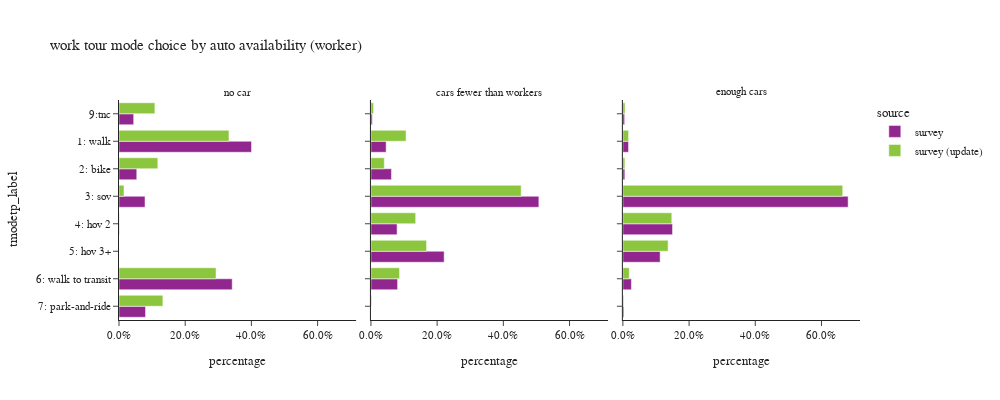

Notebook code cell kept with this figure:
### Code cell
plot_mode_choice(wk_tour.loc[wk_tour['auto_available_worker']!="no worker"],"auto_available_worker",
                 {"auto_available_worker":["no car", "cars fewer than workers","enough cars"],
                     "tmodetp_label":["1: walk","2: bike","3: sov","4: hov 2","5: hov 3+","6: walk to transit",
                                      "7: park-and-ride","8: school bus","9: other–survey only"]},
                 "auto availability (worker)",3,400,1000)

### Figure 1 — Plotly figure (JSON) as saved in the notebook; plotly's stock layout.template omitted (floating-point values rounded to 4 significant figures)
{"data": [{"alignmentgroup": "True", "customdata": [[51], [26], [3], [2], [91], [7], [6]], "hovertemplate": "source=survey<br>auto_available_worker=no car<br>percentage=%{x}<br>tmodetp_label=%{y}<br>sample count=%{customdata[0]}<extra></extra>", "legendgroup": "survey", "marker": {"color": "#91268F", "pattern": {"shape": ""}}, "name": "survey", "offsetgroup": "survey", "orientation": "h", "showlegend": true, "textposition": "auto", "type": "bar", "x": [0.4004, 0.05369, 0.07859, 0.0008123, 0.342, 0.08017, 0.04435], "xaxis": "x", "y": ["1: walk", "2: bike", "3: sov", "4: hov 2", "6: walk to transit", "7: park-and-ride", "9:tnc"], "yaxis": "y"}, {"alignmentgroup": "True", "customdata": [[36], [41], [108], [42], [16], [65], [2]], "hovertemplate": "source=survey<br>auto_available_worker=cars fewer than workers<br>percentage=%{x}<br>tmodetp_label=%{y}<br>sample count=%{customdata[0]}<extra></extra>", "legendgroup": "survey", "marker": {"color": "#91268F", "pattern": {"shape": ""}}, "name": "survey", "offsetgroup": "survey", "orientation": "h", "showlegend": false, "textposition": "auto", "type": "bar", "x": [0.04592, 0.06198, 0.5073, 0.07896, 0.2212, 0.08052, 0.004108], "xaxis": "x2", "y": ["1: walk", "2: bike", "3: sov", "4: hov 2", "5: hov 3+", "6: walk to transit", "9:tnc"], "yaxis": "y2"}, {"alignmentgroup": "True", "customdata": [[54], [40], [852], [127], [62], [95], [10], [4]], "hovertemplate": "source=survey<br>auto_available_worker=enough cars<br>percentage=%{x}<br>tmodetp_label=%{y}<br>sample count=%{customdata[0]}<extra></extra>", "legendgroup": "survey", "marker": {"color": "#91268F", "pattern": {"shape": ""}}, "name": "survey", "offsetgroup": "survey", "orientation": "h", "showlegend": false, "textposition": "auto", "type": "bar", "x": [0.01706, 0.005897, 0.6805, 0.15, 0.1125, 0.02572, 0.002991, 0.005327], "xaxis": "x3", "y": ["1: walk", "2: bike", "3: sov", "4: hov 2", "5: hov 3+", "6: walk to transit", "7: park-and-ride", "9:tnc"], "yaxis": "y3"}, {"alignmentgroup": "True", "customdata": [[61], [28], [5], [2], [93], [8], [9]], "hovertemplate": "source=survey (update)<br>auto_available_worker=no car<br>percentage=%{x}<br>tmodetp_label=%{y}<br>sample count=%{customdata[0]}<extra></extra>", "legendgroup": "survey (update)", "marker": {"color": "#8CC63E", "pattern": {"shape": ""}}, "name": "survey (update)", "offsetgroup": "survey (update)", "orientation": "h", "showlegend": true, "textposition": "auto", "type": "bar", "x": [0.3322, 0.1173, 0.01512, 0.001265, 0.2931, 0.1326, 0.1084], "xaxis": "x", "y": ["1: walk", "2: bike", "3: sov", "4: hov 2", "6: walk to transit", "7: park-and-ride", "9:tnc"], "yaxis": "y"}, {"alignmentgroup": "True", "customdata": [[39], [42], [131], [50], [18], [71], [2], [2]], "hovertemplate": "source=survey (update)<br>auto_available_worker=cars fewer than workers<br>percentage=%{x}<br>tmodetp_label=%{y}<br>sample count=%{customdata[0]}<extra></extra>", "legendgroup": "survey (update)", "marker": {"color": "#8CC63E", "pattern": {"shape": ""}}, "name": "survey (update)", "offsetgroup": "survey (update)", "orientation": "h", "showlegend": false, "textposition": "auto", "type": "bar", "x": [0.1061, 0.04034, 0.4538, 0.1351, 0.1681, 0.08637, 0.002086, 0.008015], "xaxis": "x2", "y": ["1: walk", "2: bike", "3: sov", "4: hov 2", "5: hov 3+", "6: walk to transit", "7: park-and-ride", "9:tnc"], "yaxis": "y2"}, {"alignmentgroup": "True", "customdata": [[55], [34], [873], [124], [67], [89], [10], [5]], "hovertemplate": "source=survey (update)<br>auto_available_worker=enough cars<br>percentage=%{x}<br>tmodetp_label=%{y}<br>sample count=%{customdata[0]}<extra></extra>", "legendgroup": "survey (update)", "marker": {"color": "#8CC63E", "pattern": {"shape": ""}}, "name": "survey (update)", "offsetgroup": "survey (update)", "orientation": "h", "showlegend": false, "textposition": "auto", "type": "bar", "x": [0.0172, 0.006044, 0.6642, 0.1478, 0.1365, 0.0192, 0.002659, 0.006426], "xaxis": "x3", "y": ["1: walk", "2: bike", "3: sov", "4: hov 2", "5: hov 3+", "6: walk to transit", "7: park-and-ride", "9:tnc"], "yaxis": "y3"}], "layout": {"annotations": [{"font": {}, "showarrow": false, "text": "no car", "x": 0.16, "xanchor": "center", "xref": "paper", "y": 1, "yanchor": "bottom", "yref": "paper"}, {"font": {}, "showarrow": false, "text": "cars fewer than workers", "x": 0.5, "xanchor": "center", "xref": "paper", "y": 1, "yanchor": "bottom", "yref": "paper"}, {"font": {}, "showarrow": false, "text": "enough cars", "x": 0.84, "xanchor": "center", "xref": "paper", "y": 1, "yanchor": "bottom", "yref": "paper"}], "barmode": "group", "height": 400, "legend": {"title": {"text": "source"}, "tracegroupgap": 0}, "title": {"text": "work tour mode choice by auto availability (worker)"}, "width": 1000, "xaxis": {"anchor": "y", "domain": [0, 0.32], "tickformat": ".1%", "title": {"text": "percentage"}}, "xaxis2": {"anchor": "y2", "domain": [0.34, 0.66], "matches": "x", "tickformat": ".1%", "title": {"text": "percentage"}}, "xaxis3": {"anchor": "y3", "domain": [0.68, 1.0], "matches": "x", "tickformat": ".1%", "title": {"text": "percentage"}}, "yaxis": {"anchor": "x", "categoryarray": ["9: other–survey only", "8: school bus", "7: park-and-ride", "6: walk to transit", "5: hov 3+", "4: hov 2", "3: sov", "2: bike", "1: walk"], "categoryorder": "array", "domain": [0, 1], "title": {"text": "tmodetp_label"}}, "yaxis2": {"anchor": "x2", "domain": [0, 1], "matches": "y", "showticklabels": false}, "yaxis3": {"anchor": "x3", "domain": [0, 1], "matches": "y", "showticklabels": false}}}
